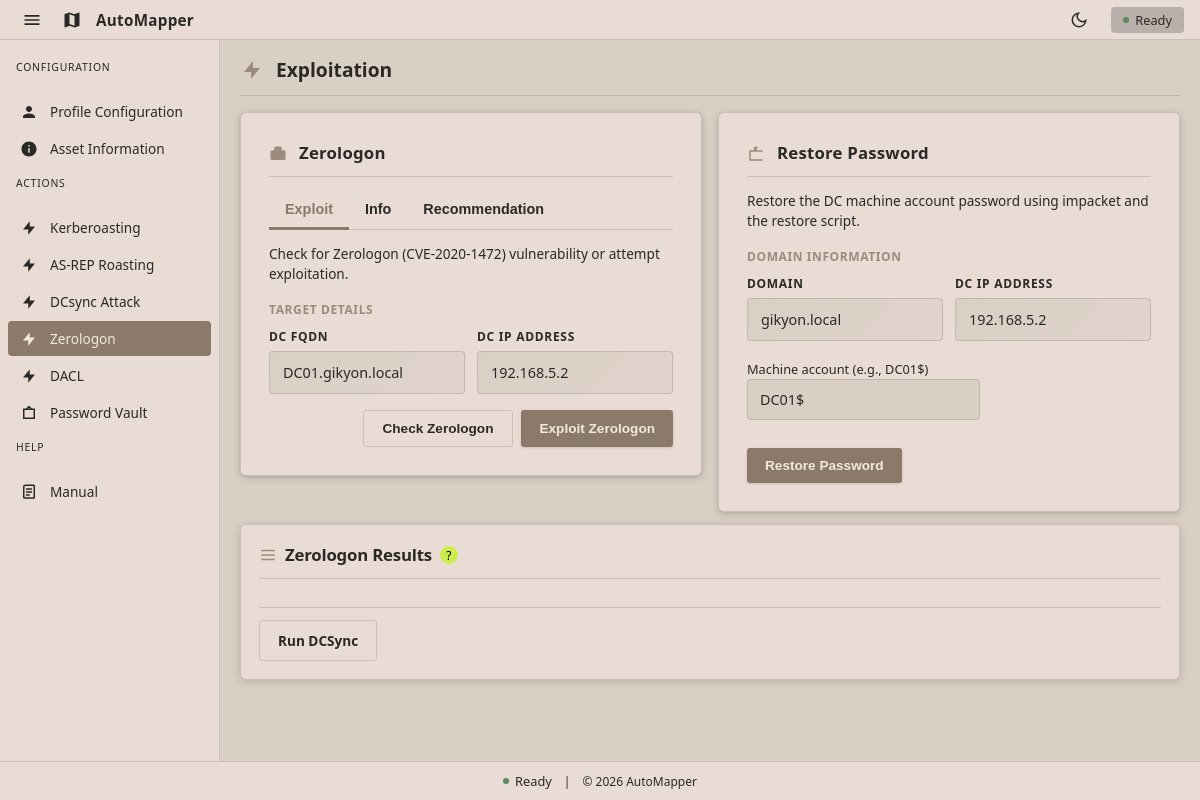
Page /zerologon on the earlier database version.
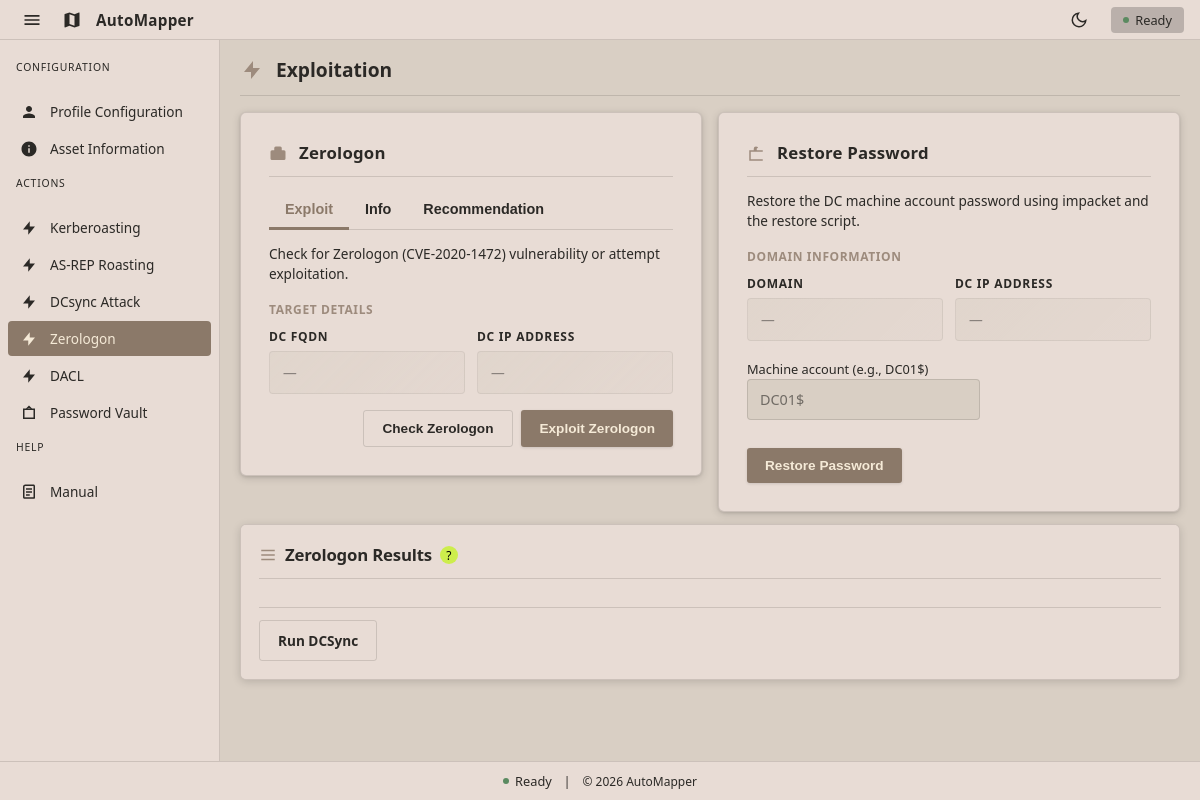
Same page on the later database version.
### tables this page shows
CREATE TABLE profiles (
    description text,
    name text,
    password text,
    ntlmHash text,
    domain text,
    dc_ip text,
    fqdn text
, username text, dc_fqdn text, profile_description text, ntlm_hash text);

### app/routes/main.py (the view, shortened to what this page needs)
@main_bp.route("/zerologon", methods=["GET", "POST"])
def zerologon():
    creds = _get_creds()
    profiles = fetch_profiles()
    active_profile = get_active_profile()
    results = []
    error = None
    status_message = None
    action = None
    vault_next_step = False
    selected_restore_profile = None
    restore_use_profile = False
    dc_host = (creds.get("dc_fqdn") or "").strip()
    dc_name = dc_host.split(".", 1)[0] if dc_host else ""
    is_admin_user = (creds.get("username") or "").strip().lower() == "administrator"
    def format_dcsync_results(dcsync_results):
        lines = []
        for entry in dcsync_results:
            if isinstance(entry, dict):
                username = entry.get("username", "Unknown")
                hash_value = entry.get("hash", "")
                timestamp = entry.get("timestamp")
                if timestamp:
                    lines.append(f"{username}: {hash_value} ({timestamp})")
                else:
                    lines.append(f"{username}: {hash_value}")
            else:
                lines.append(str(entry))
        return lines
    return _render_exploit(
        "zerologon.html",
        creds,
        results,
        error,
        status_message,
        action,
        profiles=profiles,
        active_profile=active_profile,
        selected_restore_profile=None,
        restore_use_profile=restore_use_profile,
        dc_name=dc_name,
        vault_next_step=vault_next_step,
    )

### app/db/database.py (called while the page is built)
def get_db():
    conn = sqlite3.connect(DB_PATH)
    conn.row_factory = sqlite3.Row
    return conn

def fetch_profiles():
    conn = get_db()
    try:
        rows = conn.execute(
            """
            SELECT name, username, password, ntlm_hash, domain, dc_ip, dc_fqdn, profile_description
            FROM profiles
            ORDER BY name
            """
        ).fetchall()
    finally:
        conn.close()
    profiles = {}
    for row in rows:
        profiles[row["name"]] = {
            "username": row["username"],
            "password": row["password"],
            "ntlm_hash": row["ntlm_hash"],
            "domain": row["domain"],
            "dc_ip": row["dc_ip"],
            "dc_fqdn": row["dc_fqdn"],
            "profile_description": row["profile_description"],
        }
    return profiles

def get_active_profile():
    conn = get_db()
    try:
        row = conn.execute(
            "SELECT value FROM app_state WHERE key = ?",
            ("active_profile",),
        ).fetchone()
    finally:
        conn.close()
    return row["value"] if row else None

### app/templates/zerologon.html (shortened to what this page needs)
{% extends 'base.html' %}
{% block content %}
<div class="page-header">
  <svg viewBox="0 0 24 24"><path d="M13 10V3L4 14h7v7l9-11h-7z"/></svg>
  <h1 class="page-title">Exploitation</h1>
</div>
<section class="card-grid zerologon-grid">
  <div class="card restore-card">
    <div class="card-header">
      <svg viewBox="0 0 24 24"><path d="M20 7h-3V4a2 2 0 0 0-2-2H9a2 2 0 0 0-2 2v3H4a2 2 0 0 0-2 2v9a2 2 0 0 0 2 2h16a2 2 0 0 0 2-2V9a2 2 0 0 0-2-2z"/></svg>
      <h1>Zerologon</h1>
    </div>
    <div class="tab-bar">
      <button class="tab-btn active" data-tab="zero-exploit-tab">Exploit</button>
      <button class="tab-btn" data-tab="zero-info-tab">Info</button>
      <button class="tab-btn" data-tab="zero-rec-tab">Recommendation</button>
    </div>
    <div id="zero-exploit-tab" class="tab-content active">
      <p class="subtitle">Check for Zerologon (CVE-2020-1472) vulnerability or attempt exploitation.</p>
      <div class="credentials-section-label">Target Details</div>
      <div class="credentials-grid">
        <div class="field-card">
          <label class="field-label">DC FQDN</label>
          <div class="field-value {% if not creds.dc_fqdn %}empty{% endif %}">{{ creds.dc_fqdn or '—' }}</div>
        </div>
        <div class="field-card">
          <label class="field-label">DC IP Address</label>
          <div class="field-value {% if not creds.dc_ip %}empty{% endif %}">{{ creds.dc_ip or '—' }}</div>
        </div>
      </div>
      <form method="POST" class="actions" style="margin-top: 0;">
        <button class="btn secondary" name="action" value="check">
          Check Zerologon
        </button>
        <button class="btn" name="action" value="exploit">
          Exploit Zerologon
        </button>
      </form>
    </div>
  </div>
  <div class="card">
    <div class="card-header">
      <svg viewBox="0 0 24 24"><path d="M21 7h-6V5a3 3 0 0 0-6 0v2H3v14h18V7zm-8-2a1 1 0 0 1 2 0v2h-2V5zm8 14H5V9h16v10z"/></svg>
      <h1>Restore Password</h1>
    </div>
    <p class="subtitle">Restore the DC machine account password using impacket and the restore script.</p>
    <div class="credentials-section-label">Domain Information</div>
    <div class="credentials-grid">
      <div class="field-card">
        <label class="field-label">Domain</label>
        <div class="field-value {% if not creds.domain %}empty{% endif %}">{{ creds.domain or '—' }}</div>
      </div>
      <div class="field-card">
        <label class="field-label">DC IP Address</label>
        <div class="field-value {% if not creds.dc_ip %}empty{% endif %}">{{ creds.dc_ip or '—' }}</div>
      </div>
    </div>
    <form method="POST" class="form">
      <div class="field">
        <label for="machine-account">Machine account (e.g., DC01$)</label>
        <input
          id="machine-account"
          name="machine_account"
          type="text"
          class="input"
          placeholder="DC01$"
          value="{{ (dc_name ~ '$') if dc_name else '' }}"
        />
      </div>
      <div class="actions">
        <button class="btn" name="action" value="restore">
          Restore Password
        </button>
      </div>
    </form>
  </div>
</section>
<section class="card result-card">
  <div class="card-header">
  <svg viewBox="0 0 24 24">
    <path d="M3 5h18v2H3V5zm0 6h18v2H3v-2zm0 6h18v2H3v-2z"/>
  </svg>
  <div class="header-with-tooltip">
    <h1>Zerologon Results</h1>
    <div class="tooltip-container">
      <span class="info-icon">?</span>
    </div>
  </div>
</div>
<div class="actions">
  <a class="btn secondary" href="{{ url_for('main.dcsync') }}">
    Run DCSync
  </a>
</div>
</section>
{% endblock %}

Differences in the rows shown:
removed profiles: dc_fqdn "DC01.gikyon.local", dc_ip "192.168.5.2", domain "gikyon.local"
Other differences:
{{ creds.dc_fqdn or '—' }}: (not shown) → "—"
{{ creds.dc_ip or '—' }}: (not shown) → "—"
{{ creds.domain or '—' }}: (not shown) → "—"
form field machine_account: "DC01$" → (not shown)
